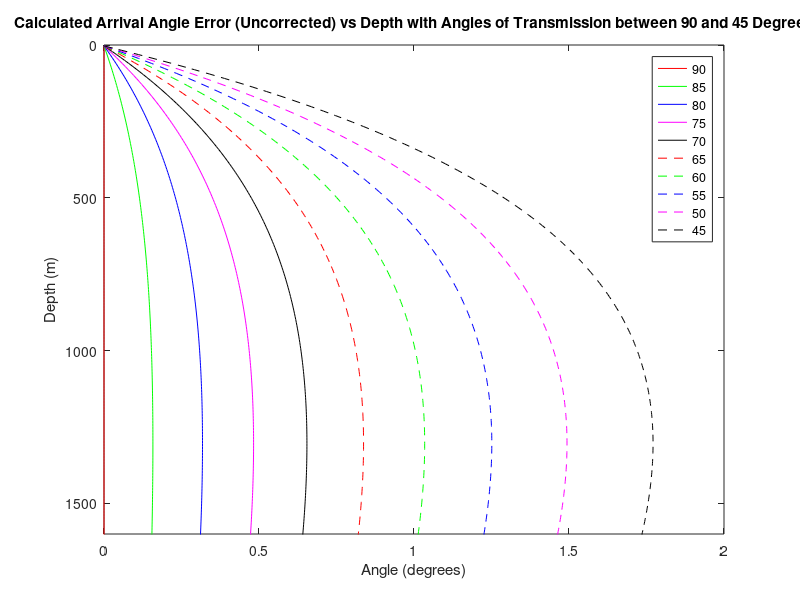

Reproduce this figure in MATLAB.
clear variables

load calc_new
compare = zeros(10,1000);
for mm = 1:10
    kk = mm + 3*(mm-1);
    ii=1;
        while calc_new(kk,ii) > 0
        ii=ii+1;
        end
    ii = ii-1;
    ind(1,mm) = ii;
    for jj = 1:ii
        % To compare horizontal range error between ray trace and geometric
        %r_uncorrected = calc_new(kk,jj)/tan(calc_new(kk+1,jj));
        %compare(mm,jj) = abs(calc_new(kk+3,jj)-r_uncorrected);
        
        % To compare arrival angle error
        compare(mm,jj) = (180/pi)*abs(calc_new(kk+1,1)-calc_new(kk+1,jj));
        
    end
end
% Plot for position error
%figure
%plot(compare(1,1:ind(1,1)),calc_new(1,1:ind(1,1)),'r',compare(2,1:ind(1,2)),calc_new(5,1:ind(1,2)),'g', compare(3,1:ind(1,3)),calc_new(9,1:ind(1,3)),'b', compare(4,1:ind(1,4)),calc_new(13,1:ind(1,4)),'m', compare(5,1:ind(1,5)),calc_new(17,1:ind(1,5)),'k', compare(6,1:ind(1,6)),calc_new(21,1:ind(1,6)),'r--', compare(7,1:ind(1,7)),calc_new(25,1:ind(1,7)),'g--', compare(8,1:ind(1,8)),calc_new(29,1:ind(1,8)),'b--', compare(9,1:ind(1,9)),calc_new(33,1:ind(1,9)),'m--', compare(10,1:ind(1,10)),calc_new(37,1:ind(1,10)),'k--')
%ylim([0 1600])
%title('Calculated Position Error (Uncorrected) vs Depth with Angles of Transmission between 90 and 45 Degrees')
%set(gca,'YDir','Reverse')
%xlabel('Horizontal Range (m)')
%ylabel('Depth (m)')
%legend('90', '85', '80', '75', '70', '65', '60', '55', '50', '45', 'location', 'northeast')

% Plot for angle error
figure
plot(compare(1,1:ind(1,1)),calc_new(1,1:ind(1,1)),'r',compare(2,1:ind(1,2)),calc_new(5,1:ind(1,2)),'g', compare(3,1:ind(1,3)),calc_new(9,1:ind(1,3)),'b', compare(4,1:ind(1,4)),calc_new(13,1:ind(1,4)),'m', compare(5,1:ind(1,5)),calc_new(17,1:ind(1,5)),'k', compare(6,1:ind(1,6)),calc_new(21,1:ind(1,6)),'r--', compare(7,1:ind(1,7)),calc_new(25,1:ind(1,7)),'g--', compare(8,1:ind(1,8)),calc_new(29,1:ind(1,8)),'b--', compare(9,1:ind(1,9)),calc_new(33,1:ind(1,9)),'m--', compare(10,1:ind(1,10)),calc_new(37,1:ind(1,10)),'k--')
ylim([0 1600])
title('Calculated Arrival Angle Error (Uncorrected) vs Depth with Angles of Transmission between 90 and 45 Degrees')
set(gca,'YDir','Reverse')
xlabel('Angle (degrees)')
ylabel('Depth (m)')
legend('90', '85', '80', '75', '70', '65', '60', '55', '50', '45', 'location', 'northeast')
